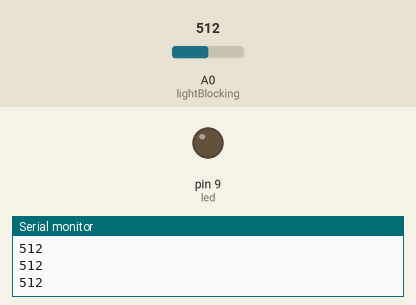
Recording of a sketch running on a simulated Arduino Uno, built with avr-gcc and run on an emulated ATmega328P. Parts: output pins drawn as LEDs (lit = HIGH), the last lines printed to the serial monitor. The inputs (shaded band) are chosen by the test bench; at power-on: A0 (lightBlocking) = 512.

Above: at 1.2 s.
1.3 s: A0 (lightBlocking) set to 593
2.8 s: A0 (lightBlocking) set to 619
At 3.5 s:
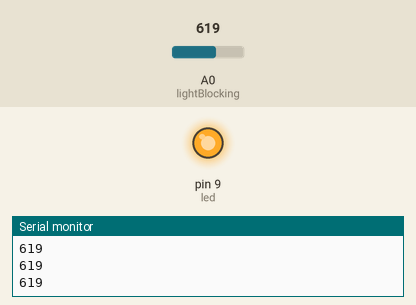
4.3 s: A0 (lightBlocking) set to 590
At 4.8 s:
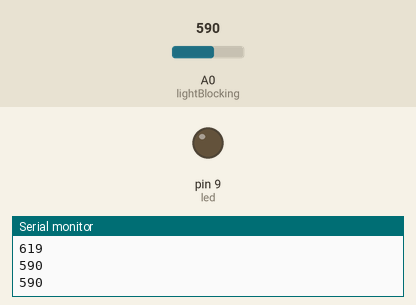
5.9 s: A0 (lightBlocking) set to 610
At 7.3 s:
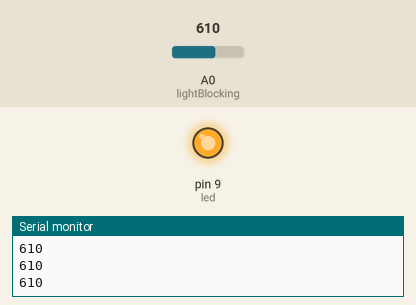
Timing chart, 0 to 8.5 s (numbered marks = the images above; inputs shaded):
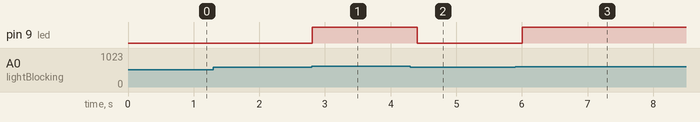

Measured:
- the behaviour switches between 600 and 601 on A0 (lightBlocking) (found by bisection; images 0 and 1)
- after the input at 2.8 s, pin 9 (led): LOW → HIGH at once
- after the input at 4.3 s, pin 9 (led): HIGH → LOW after 0.11 s
- after the input at 5.9 s, pin 9 (led): LOW → HIGH after 0.11 s

The sketch:

blocking_light.ino
```cpp
const int lightBlocking = A0; //define sensor to pin A0

const int led = 9;//define led to pin 9

int val;//create sensor value variable


void setup() {


  pinMode(lightBlocking,INPUT);//set the sensor to an input

  pinMode(led, OUTPUT);//set led as output

  Serial.begin(9600);//begin the serial monitor


}

void loop() {

int val = analogRead(lightBlocking);//read the sensor

if (val < 400){

  digitalWrite(led, HIGH);//turn led on


}

if(val > 600){

  digitalWrite(led, HIGH);//turn led on

}

else{

  digitalWrite(led, LOW);//turn led off

}

  Serial.println(val);//print the sensor value to the serial monitor

  delay(200);//wait 200 milliseconds

}
```
